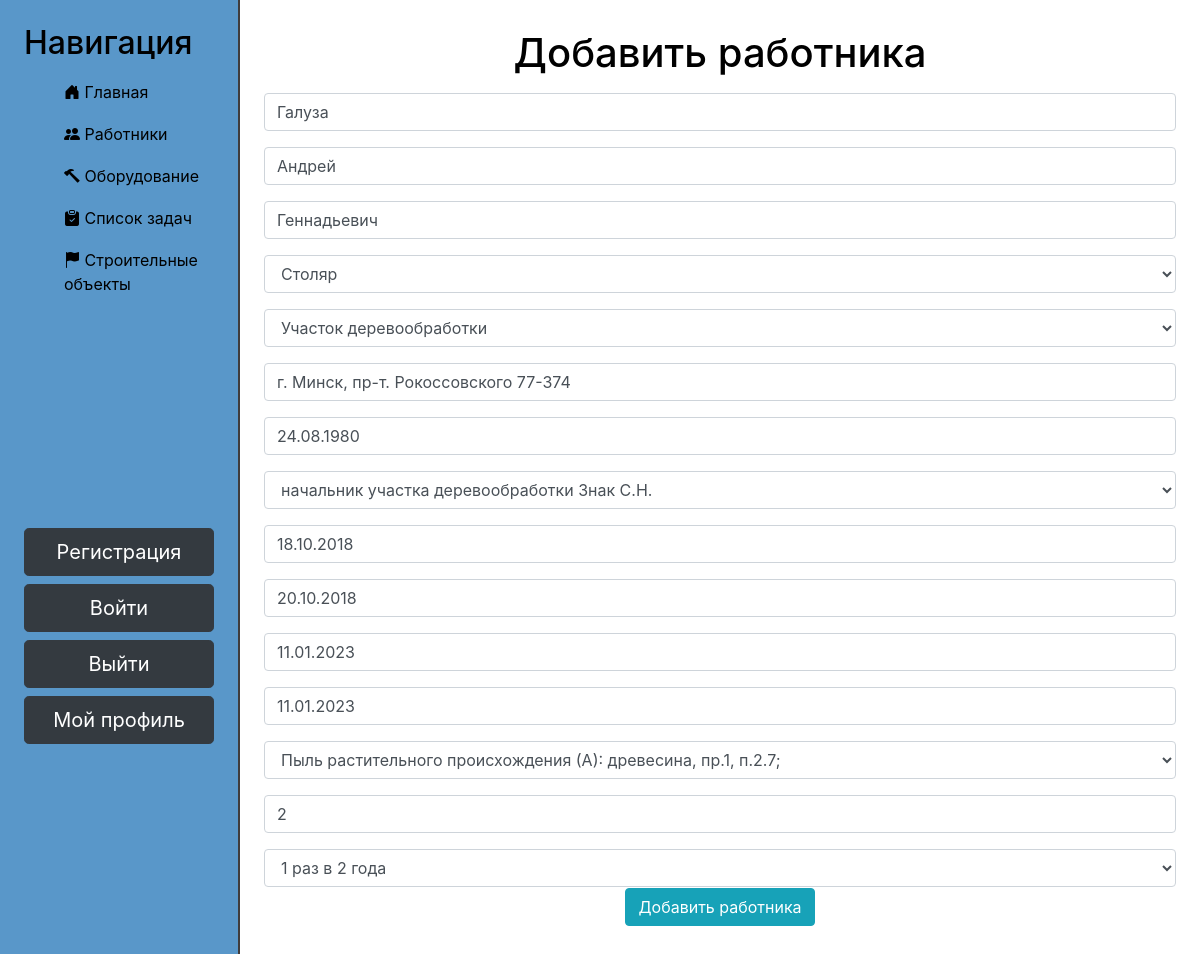
/workers/1/update, run on the app's committed database.
### workers/models.py (models this page shows, shortened)
class Workers(models.Model):
    DIVISION_CHOICES = (
        ('Администрация', 'Администрация'),
        ('ОРСМУ', 'ОРСМУ'),
        ('Производственная база', 'Производственная база'),
        ('Мирский производственный участок', 'Мирский производственный участок'),
        ('Участок металла и камня', 'Участок металла и камня'),
        ('Участок деревообработки', 'Участок деревообработки'),
    )
    CHOICES = (
        ('начальник ОРСМУ Буковский С.А.', 'начальник ОРСМУ Буковский С.А.'),
        ('заместитель начальника ОРСМУ Волохов Д.В.', 'заместитель начальника ОРСМУ Волохов Д.В.'),
        ('производитель работ ОРСМУ Носко Ю.М.', 'производитель работ ОРСМУ Носко Ю.М.'),
        ('начальник Мирского производственного участка Дрик П.А.', 'начальник Мирского производственного участка Дрик П.А.'),
        ('начальник участка металла и камня Смольский Д.Ю.', 'начальник участка металла и камня Смольский Д.Ю.'),
        ('начальник участка деревообработки Знак С.Н.', 'начальник участка деревообработки Знак С.Н.'),
        ('Не было', 'Не было'),
        ('Другой', 'Другой'),
    )
    CHOICES_FREQUENCY = (
        ('1 раз в 2 года', '1 раз в 2 года'),
        ('1 раз в год', '1 раз в год'),
    )
    DANGEROUS_FACTORS_CHOICES = (
        ('Пыль растительного происхождения (А): древесина, пр.1, п.2.7;',
         'Пыль растительного происхождения (А): древесина, пр.1, п.2.7;'),
        ('Работы на механическом оборудовании, пр.3 п.12', 'Работы на механическом оборудовании, пр.3 п.12'),
        ('Работа на высоте, пр.3 п.1.', 'Работа на высоте, пр.3 п.1.'),
        ('Производственный шум, пр.1 п.4.4;', 'Производственный шум, пр.1 п.4.4;'),
        ('Тепловое излучение, пр. 1 п.4.9.', 'Тепловое излучение, пр. 1 п.4.9.'),
        ('Работы, связанные с оптическими приборами при длительности сосредоточенного наблюдения более 50 % времени рабочей смены пр.1 п.5.6',
         'Работы, связанные с оптическими приборами при длительности сосредоточенного наблюдения более 50 % времени рабочей смены пр.1 п.5.6'),
        ('Повышенная температура воздуха, пр. 1 п.4.8.', 'Повышенная температура воздуха, пр. 1 п.4.8.'),
        ('Углеводороды ароматические: бензол (К), толуол, ксилол, стирол и другие, пр.1, п.1.1.31.',
         'Углеводороды ароматические: бензол (К), толуол, ксилол, стирол и другие, пр.1, п.1.1.31.'),
        ('Альдегиды алифатические (предельные, непредельные и ароматические): формальдегид (К, А), ацетальдегид, акролеин, бензальдегид, фталевый (А), глутаровый альдегид (А), пр.1, п.1.1.2.',
         'Альдегиды алифатические (предельные, непредельные и ароматические): формальдегид (К, А), ацетальдегид, акролеин, бензальдегид, фталевый (А), глутаровый альдегид (А), пр.1, п.1.1.2.'),
    )
    surname = models.CharField('Фамилия', max_length=30)
    firstname = models.CharField('Имя', max_length=30)
    midname = models.CharField('Отчество', max_length=30)
    bday = models.CharField('Дата рождения', max_length=30, null=True, blank=True)
    profession = models.ForeignKey('Professions', on_delete=models.PROTECT, null=True)
    division = models.CharField('Структурное подразделение', max_length=50, choices=DIVISION_CHOICES, default='Администрация')
    adress = models.CharField('Адрес', max_length=150, null=True, blank=True)
    manager = models.CharField('Руководитель стажировки', max_length=150, choices=CHOICES, default="Не было")
    training_start = models.DateField('Дата начала стажировки', null=True, blank=True)
    training_end = models.DateField('Дата окончания стажировки', null=True, blank=True)
    exam = models.DateField('Дата текущей проверки знаний', null=True, blank=True)
    medical = models.DateField('Дата текущего мед. осмотра', null=True, blank=True)
    dangerous_factors = models.CharField('Вредные и опасные факторы', max_length=200, choices=DANGEROUS_FACTORS_CHOICES,
                                         null=True, blank=True)
    condition_class = models.CharField('Класс условий труда', max_length=10, null=True, blank=True)
    frequency = models.CharField('Периодичность проведения медицинского осмотра',
                                 max_length=20, choices=CHOICES_FREQUENCY, null=True, blank=True)
    class Meta:
        verbose_name = 'Worker'
        verbose_name_plural = 'Workers'

class Professions(models.Model):
    profession = models.CharField('Профессия', max_length=50)
    def __str__(self):
        return self.profession  # To display a profession not as an object, but by title
    class Meta:
        verbose_name = 'Profession'
        verbose_name_plural = 'Professions'

### workers/views.py (the view)
# urls.py: path('<int:pk>/update', views.WorkersUpdateView.as_view(), name='workers-update'),
class WorkersUpdateView(UpdateView):
    model = Workers
    template_name = 'workers/create_worker.html'
    form_class = WorkersForm

### workers/templates/workers/create_worker.html (shortened to what this page needs)
{% extends 'main/base.html' %}
{% load static %}
{% block content %}
<div class="features">
    <h1>Добавить работника</h1>
    <form method="post">
            <h2>{{ form.surname }}</h2>
            <h2>{{ form.firstname }}</h2>
            <h2>{{ form.midname }}</h2>
            <h5>{{ form.profession }}</h5>
            <h5>{{ form.division }}</h5>
            <h7>{{ form.adress }}</h7>
            <h7>{{ form.bday }}</h7>
            <h7>{{ form.manager }}</h7>
            <h7>{{ form.training_start }}</h7>
            <h7>{{ form.training_end }}</h7>
            <h7>{{ form.exam }}</h7>
            <h7>{{ form.medical }}</h7>
            <h7>{{ form.dangerous_factors }}</h7>
            <h7>{{ form.condition_class }}</h7>
            <h7>{{ form.frequency }}</h7>
        <button class="btn btn-info" type="submit">Добавить работника</button>
    </form>
</div>
{% endblock %}

### main/static/main/css/main.css (style rules this page uses)
body { background: white; }
main .features { float: left; padding: 2%; color: black; margin-top: 5px; text-align: center; width: 80%; }
button { background-color: #24aad7; color: #000000; padding: 15px 32px; text-align: center; text-decoration: none; display: inline-block; font-size: 20px; border-radius: 12px; border: 0.1px solid white; margin: 1px; }
form { display: inline; }

### data on the page
Workers: surname "Галуза", firstname "Андрей", midname "Геннадьевич", division "Участок деревообработки", adress "г. Минск, пр-т. Рокоссовского 77-374", bday "24.08.1980", manager "начальник участка деревообработки Знак С.Н.", training_start "18.10.2018", training_end "20.10.2018", exam "11.01.2023", medical "11.01.2023", dangerous_factors "Пыль растительного происхождения (А): древесина, пр.1, п.2.7;", condition_class "2", frequency "1 раз в 2 года"
Professions: profession "Cтоляр"
